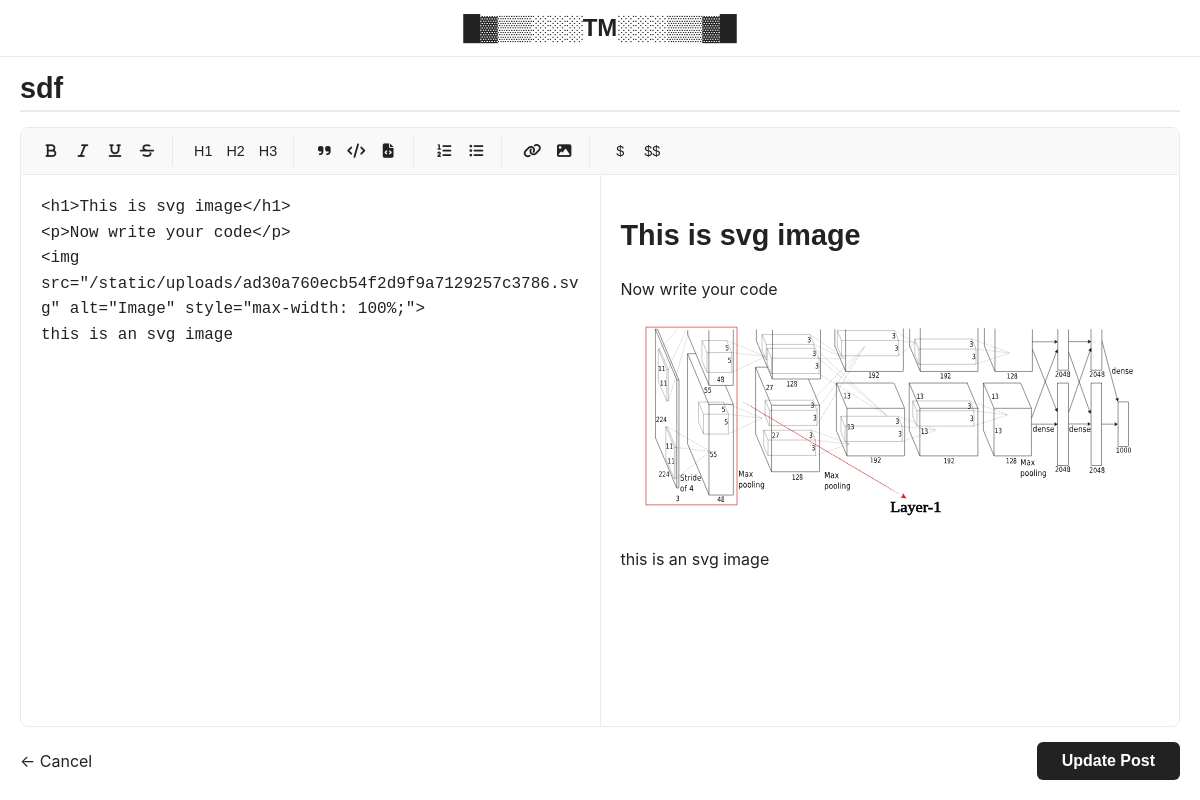
/blog/10/edit (signed in), run on the app's committed database.
### tables this page shows
CREATE TABLE posts (id INTEGER PRIMARY KEY AUTOINCREMENT, title TEXT NOT NULL, content TEXT NOT NULL, created_at TIMESTAMP DEFAULT CURRENT_TIMESTAMP, upvotes INTEGER DEFAULT 0);

### app.py (the view, shortened to what this page needs)
@app.route('/blog/<int:id>/edit', methods=('GET', 'POST'))
@admin_required
def edit(id):
    conn = get_db_connection()
    post = conn.execute('SELECT * FROM posts WHERE id = ?', (id,)).fetchone()
    conn.close()
    return render_template('create_post.html', post=post)

### app.py (called while the page is built)
def get_db_connection():
    db_path = os.path.join(os.path.dirname(os.path.abspath(__file__)), 'database.db')
    conn = sqlite3.connect(db_path)
    conn.row_factory = sqlite3.Row
    return conn

def admin_required(f):
    @wraps(f)
    def decorated_function(*args, **kwargs):
        if not session.get('is_admin'):
            return redirect(url_for('login', next=request.url))
        return f(*args, **kwargs)
    return decorated_function

### templates/create_post.html (shortened to what this page needs)
<!DOCTYPE html>
<html lang="en">
<head>
    <link rel="stylesheet" href="https://cdnjs.cloudflare.com/ajax/libs/highlight.js/11.9.0/styles/github-dark.min.css">
    <link rel="stylesheet" href="https://cdn.jsdelivr.net/npm/katex@0.16.9/dist/katex.min.css">
    <link rel="stylesheet" href="https://cdnjs.cloudflare.com/ajax/libs/font-awesome/6.4.0/css/all.min.css">
    <link rel="stylesheet" href="{{ url_for('static', filename='css/post.css') }}">
</head>
<body data-is-editing="{{ 'true' if post else 'false' }}">
    <header>
        <a class="title" href="{{ url_for('index') }}" style="text-decoration: none; color: inherit;">
            <h1>█▓▒▒░░░TM░░░▒▒▓█</h1>
        </a>
    </header>
    <div class="main-container">
        <form id="postForm" method="post" action="{{ url_for('edit', id=post['id']) if post else url_for('create') }}">
            <div class="title-input-container">
                <input type="text" name="title" class="modern-title" placeholder="Post Title..." required value="{{ post['title'] if post else '' }}" autocomplete="off">
            </div>
            <div class="editor-wrapper">
                <div class="toolbar">
                    <div class="toolbar-group">
                        <button type="button" class="tool-btn" onclick="insertMarkdown('**', '**')" title="Bold"><i class="fas fa-bold"></i></button>
                        <button type="button" class="tool-btn" onclick="insertMarkdown('*', '*')" title="Italic"><i class="fas fa-italic"></i></button>
                        <button type="button" class="tool-btn" onclick="insertMarkdown('<u>', '</u>')" title="Underline"><i class="fas fa-underline"></i></button>
                        <button type="button" class="tool-btn" onclick="insertMarkdown('~~', '~~')" title="Strikethrough"><i class="fas fa-strikethrough"></i></button>
                    </div>
                    <div class="toolbar-group">
                        <button type="button" class="tool-btn" onclick="insertMarkdown('# ')" title="Heading 1">H1</button>
                        <button type="button" class="tool-btn" onclick="insertMarkdown('## ')" title="Heading 2">H2</button>
                        <button type="button" class="tool-btn" onclick="insertMarkdown('### ')" title="Heading 3">H3</button>
                    </div>
                    <div class="toolbar-group">
                        <button type="button" class="tool-btn" onclick="insertMarkdown('> ')" title="Quote"><i class="fas fa-quote-right"></i></button>
                        <button type="button" class="tool-btn" onclick="insertMarkdown('`', '`')" title="Inline Code"><i class="fas fa-code"></i></button>
                        <button type="button" class="tool-btn" onclick="insertMarkdown('\n```\n', '\n```\n')" title="Code Block"><i class="fas fa-file-code"></i></button>
                    </div>
                    <div class="toolbar-group">
                        <button type="button" class="tool-btn" onclick="insertMarkdown('1. ')" title="Ordered List"><i class="fas fa-list-ol"></i></button>
                        <button type="button" class="tool-btn" onclick="insertMarkdown('- ')" title="Unordered List"><i class="fas fa-list-ul"></i></button>
                    </div>
                    <div class="toolbar-group">
                        <button type="button" class="tool-btn" onclick="openLinkDialog()" title="Link"><i class="fas fa-link"></i></button>
                        <button type="button" class="tool-btn" onclick="openImageDialog()" title="Image"><i class="fas fa-image"></i></button>
                    </div>
                     <div class="toolbar-group">
                        <button type="button" class="tool-btn" onclick="insertMarkdown('$', '$')" title="Inline Math">$</button>
                        <button type="button" class="tool-btn" onclick="insertMarkdown('\n$$', '$$\n')" title="Block Math">$$</button>
                    </div>
                </div>
                <div class="split-view">
                    <textarea id="markdown-input" class="editor-pane" name="content" placeholder="Write in Markdown...">{{ post['content'] if post else '' }}</textarea>
                    <div id="preview-output" class="preview-pane"></div>
                </div>
            </div>
            <div class="controls">
                <a href="{{ url_for('blog') }}" style="color: var(--text-color); text-decoration: none;">← Cancel</a>
                <div>
                    <button type="submit" class="publish-btn">{{ 'Update Post' if post else 'Publish Post' }}</button>
                </div>
            </div>
        </form>
    </div>
</body>
</html>

### static/css/post.css (style rules this page uses)
:root { --width: 720px; --font-main: Verdana, sans-serif; --font-secondary: Verdana, sans-serif; --font-scale: 1em; --background-color: #fff; --heading-color: #222; --text-color: #222; --link-color: #222; --visited-color: #222; --code-background-color: #f2f2f2; --code-color: #222; --code-border-color: #ddd; --blockquote-color: #222; --border-color: #ddd; }
* { box-sizing: border-box; }
body { font-family: var(--font-secondary); font-size: var(--font-scale); margin: auto; padding: 20px; max-width: var(--width); text-align: left; background-color: var(--background-color); word-wrap: break-word; overflow-wrap: break-word; line-height: 1.5; color: var(--text-color); }
h1, h2, h3, h4, h5, h6 { font-family: var(--font-main); color: var(--heading-color); }
h1 { font-size: 1.8em; }
a { color: var(--link-color); cursor: pointer; text-decoration: none; }
textarea, input { font-size: 16px; }
textarea { width: 100%; font-size: 16px; }
.title h1 { font-size: 1.5em; }

### templates/create_post.html (style rules this page uses)
:root { --primary-color: #007bff; --bg-color: #ffffff; --text-color: #222; --border-color: #eaeaea; --toolbar-bg: #f9f9f9; --editor-bg: #fff; --preview-bg: #fff; }
html, body { height: 100vh; margin: 0; padding: 0; overflow: hidden; }
body { font-family: 'Inter', sans-serif; background-color: var(--bg-color); color: var(--text-color); display: flex; flex-direction: column; max-width: 100% !important; width: 100%; margin: 0 !important; }
header { text-align: center; padding: 10px 0; flex-shrink: 0; border-bottom: 1px solid var(--border-color); }
header h1 { margin: 0; font-size: 1.5rem; }
.main-container { flex-grow: 1; display: flex; flex-direction: column; width: 100%; max-width: 100%; margin: 0; padding: 10px 20px 20px 20px; box-sizing: border-box; overflow: hidden; height: 100%; }
#postForm { display: flex; flex-direction: column; height: 100%; overflow: hidden; }
.title-input-container { margin-bottom: 15px; flex-shrink: 0; }
input[type="text"].modern-title { width: 100%; font-size: 1.8rem; font-weight: 700; border: none; border-bottom: 2px solid var(--border-color); background: transparent; color: var(--text-color); outline: none; padding: 5px 0; transition: border-color 0.3s; }
.editor-wrapper { flex-grow: 1; display: flex; flex-direction: column; border: 1px solid var(--border-color); border-radius: 8px; overflow: hidden; min-height: 0; }
.toolbar { background: var(--toolbar-bg); border-bottom: 1px solid var(--border-color); padding: 8px 15px; display: flex; gap: 5px; flex-wrap: wrap; align-items: center; flex-shrink: 0; z-index: 10; }
.toolbar-group { display: flex; gap: 2px; padding-right: 10px; margin-right: 10px; border-right: 1px solid var(--border-color); }
.toolbar-group:last-child { border-right: none; }
.tool-btn { background: none; border: none; color: var(--text-color); padding: 6px; border-radius: 4px; cursor: pointer; transition: background 0.2s; font-size: 0.9rem; min-width: 30px; height: 30px; display: flex; justify-content: center; align-items: center; }
.split-view { display: flex; flex-grow: 1; height: 100%; overflow: hidden; }
.editor-pane, .preview-pane { flex: 1; height: 100%; overflow-y: auto; padding: 20px; box-sizing: border-box; }
.editor-pane { background: var(--editor-bg); border-right: 1px solid var(--border-color); font-family: 'Courier New', Courier, monospace; font-size: 1rem; line-height: 1.6; color: var(--text-color); resize: none; outline: none; border: none; border-right: 1px solid var(--border-color); }
.preview-pane { background: var(--preview-bg); scroll-behavior: smooth; }
.controls { display: flex; justify-content: space-between; align-items: center; padding-top: 15px; flex-shrink: 0; }
.publish-btn { background: var(--text-color); color: var(--bg-color); border: none; padding: 10px 25px; font-size: 1rem; font-weight: 600; border-radius: 6px; cursor: pointer; transition: opacity 0.2s; }

### data on the page
posts: title "sdf", content "<h1>This is svg image</h1> <p>Now write your code</p> <img src=\"/static/uploads/ad30a760ecb54f2d9f9a7129257c3786.svg\" alt=\"Image\" style=\"max-width: 100%;\"> this is an svg image"

### other printed values
{{ 'Update Post' if post else 'Publish Post' }} "Update Post"
